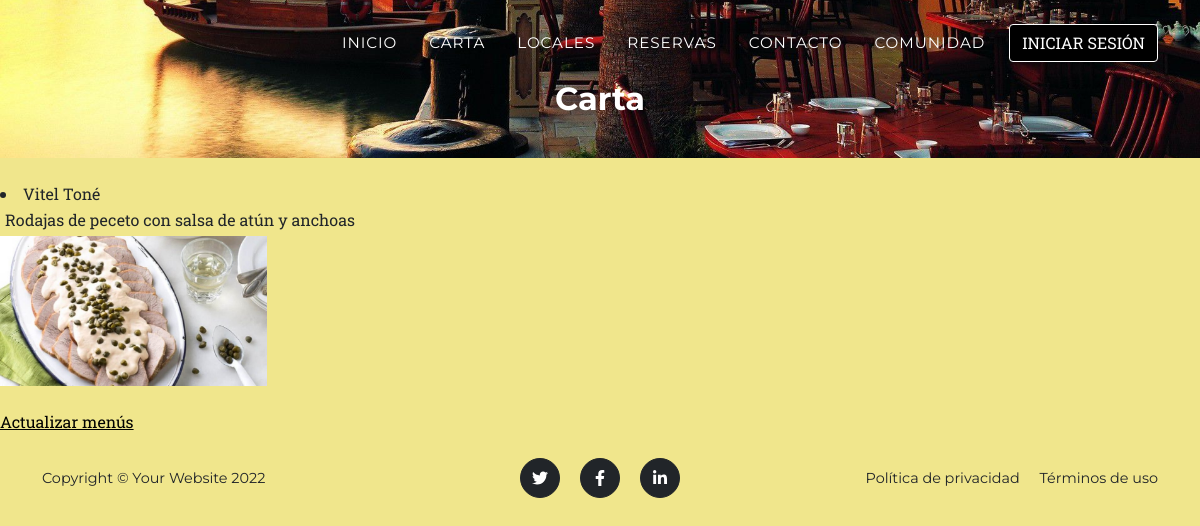
The app's page /AppRestaurante/menu/ with its own data.
### AppRestaurante/models.py (models this page shows)
class Menu(models.Model):
    tipo = models.CharField(max_length=20)
    nombre = models.CharField(max_length=40)
    descripcion = models.CharField(max_length=128)
    imagen = models.ImageField(upload_to='menu', null=True, blank=True)
    def __str__(self):
        return f"{self.nombre}"

### AppRestaurante/views.py (the view)
# urls.py: path('menu/', views.menu, name="Menu"),
def menu(request):
    menus = Menu.objects.order_by('tipo').all()
    return render(request, "menu.html", {"menus": menus})

### AppRestaurante/Templates/menu.html (shortened to what this page needs)
{% extends 'padre.html' %}
{% load static %}
{% block header %}<h2>Carta</h2>{% endblock header %}
{% block contenidoQueCambia %}
<br>
{% for m in menus  %}
    <li>{{m}}</li>
    <P>{{m.descripcion}}</P>
    <img src="{{m.imagen.url}}", height="150px">
    <br>
{% endfor %}
<br>
<a style="color: black;", href= "{% url 'ActualizarMenu' %}">Actualizar menús</a>
{% endblock contenidoQueCambia %}

### AppRestaurante/static/css/style.css (style rules this page uses)
body { margin: 0; }
h2 { text-align: center; font-family: Verdana, Geneva, Tahoma, sans-serif; margin: 10px; }
p, h3, h4, h5, h6 { margin-left: 5px !important; margin-bottom: 2px !important; }

### records on screen
Menu: nombre "Vitel Toné", descripcion "Rodajas de peceto con salsa de atún y anchoas", imagen (picture)
